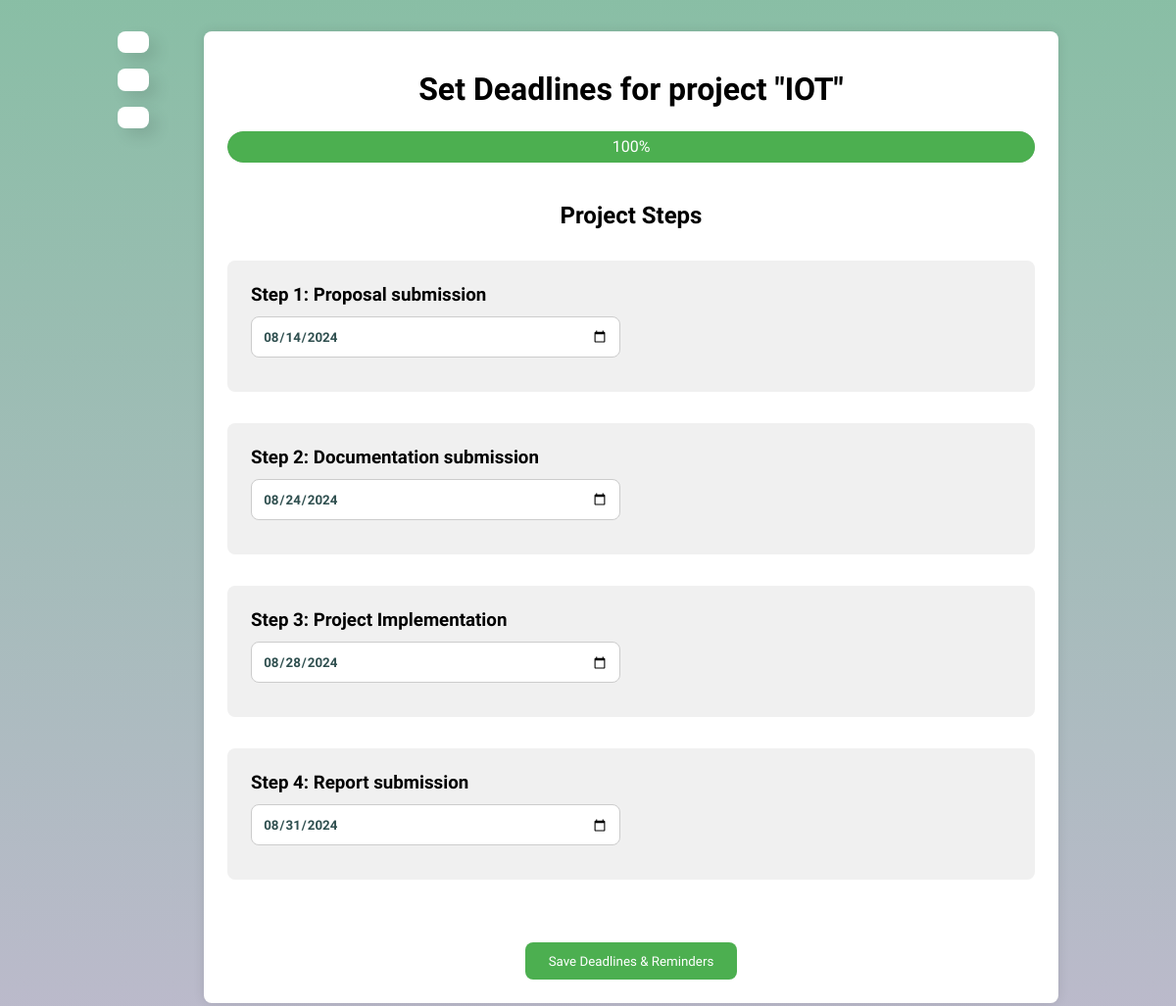
Screenshot of /set-deadlines/7 (signed in) with the database file from the repository.
### core/models.py (models this page shows, shortened)
class Project(models.Model):
    coordinator = models.ForeignKey(CustomUser, on_delete=models.CASCADE)
    project_supervisor = models.ForeignKey(ProjectSupervisor, on_delete=models.SET_NULL, null=True, blank=True)
    title = models.CharField(max_length=256)
    created_at = models.DateTimeField(auto_now=True)
    is_completed = models.BooleanField(default=False)
    proposal_deadline = models.DateTimeField(blank=True, null=True)
    documentation_deadline = models.DateTimeField(blank=True, null=True)
    implementation_deadline = models.DateTimeField(blank=True, null=True)
    report_deadline = models.DateTimeField(blank=True, null=True)
    progress = models.SmallIntegerField(default=0)
    report_file = models.FileField(upload_to='files/reports/', null=True, blank=True)
    documentation_file = models.FileField(upload_to='files/documentation/', null=True, blank=True)
    platform = models.TextField(choices=PLATFORM_CHOICES, null=True, blank=True, default=None)
    categories = models.ManyToManyField(Category, blank=True, related_name='projects')
    upgradable = models.BooleanField(default=False)
    comment = models.TextField(max_length=500, default="", blank=True, null=True)

### core/views.py (the view, shortened to what this page needs)
# urls.py: path('set-deadlines/<str:project_id>', views.set_deadlines, name='set_deadlines'),
@dynamic_login_required
def set_deadlines(request, project_id):
    project = Project.objects.get(pk=project_id)
    context = {'project':project}
    return render(request, 'core/deadlines.html', context)

### core/templates/core/deadlines.html (shortened to what this page needs)
{% extends "base.html" %}
{% load static %}
{% block page_content %}
<main class="container nav-layout">
    {% include "sidebar.html" %}
    <div class="deadlines-container">
        <h1 class="section-title">Set Deadlines for project &quot;{{ project.title }}&quot;</h1>
        <div class="progress-bar-container">
            <div class="progress-bar">
            {% with project.progress as project_progress  %}
                <div class="progress" style="width: {% widthratio project_progress 1 25 %}%;">{% widthratio project_progress 1 25 %}%</div>
            {% endwith %}
            </div>
        </div>
        <form method="post" class="progress-steps" id="deadlines_form">
            <h2 class="small-title">Project Steps</h2>
            <div class="step">
                <h3>Step 1: Proposal submission</h3>
                <input type="date" name="proposal_deadline" value="{{ project.proposal_deadline|date:'Y-m-d' }}">
            </div>
            <div class="step">
                <h3>Step 2: Documentation submission</h3>
                <input type="date" name="documentation_deadline" value="{{ project.documentation_deadline|date:'Y-m-d' }}">
            </div>
            <div class="step">
                <h3>Step 3: Project Implementation</h3>
                <input type="date" name="implementation_deadline" value="{{ project.implementation_deadline|date:'Y-m-d' }}">
            </div>
            <div class="step">
                <h3>Step 4: Report submission</h3>
                <input type="date" name="report_deadline" value="{{ project.report_deadline|date:'Y-m-d' }}">
            </div>
        </form>
        <div class="save-button-container">
            <button type="button" id="set_deadlines_btn">Save Deadlines & Reminders</button>
        </div>
    </div>
</main>
{% endblock page_content %}

### static/styles/main.css (style rules this page uses)
:root { --color-light: #fff; --color-light-variant: #f0f0f0; --color-gray-light: #ccc; --color-gray-dark:darkslategray; --color-gray-dark-transparent:rgba(47, 79, 79, 0.35); --color-green: #4CAF50; --color-green-variant: #45a049; --color-green-transparent: rgba(69, 160, 73, 0.35); --color-dark-transparent: rgba(0,0,0,0.1); --radius-sm: 0.5rem; --radius-md: 1rem; --radius-lg: 2rem; --space-sm: 0.7rem; --space-md: 1.5rem; --space-lg: 2.5rem; --container-width-sm: 92svw; --container-width-md: 86svw; --container-width-lg: 80svw; --transition:all 300ms ease; --animate-delay: 0.8s; }
* { box-sizing: border-box; padding: 0; margin: 0; border: 0; list-style: none; text-decoration: none; transition: var(--transition); font-family:"Nunito Sans", sans-serif; }
body { background-color: var(--color-light-variant); min-height: 100vh; margin: 0; background: linear-gradient(rgba(20, 126, 76, 0.5), rgba(122, 117, 153, 0.5)); position: relative; overflow-x: hidden; }
.container { width: var(--container-width-lg); margin-inline: auto; padding-block: 2rem; }
.section-title { font-size: 2rem; text-align: center; margin-block: 1rem; }
.small-title { font-size: 1.5rem; margin-block: 1rem; }
.nav-layout { display: grid; grid-template-columns: 5rem auto; gap: 0.5rem; }
.deadlines-container { background-color: var(--color-light); padding: var(--space-md); border-radius: var(--radius-sm); box-shadow: 0 0 var(--space-sm) var(--color-dark-transparent); }
.deadlines-container h1 { text-align: center; margin-bottom: var(--space-md); }
.progress-bar-container { margin-block: var(--space-md); }
.progress-bar { width: 100%; background-color: var(--color-gray-light); border-radius: var(--radius-md); overflow: hidden; position: relative; height: 2rem; }
.progress { height: 100%; background-color: var(--color-green); color: var(--color-light); text-align: center; line-height: 2rem; border-radius: var(--radius-md) 0 0 var(--radius-md); transition: width 0.3s ease; }
.progress-steps { margin-bottom: var(--space-lg); }
.progress-steps h2 { margin-bottom: var(--space-md); text-align: center; }
.step { background-color: var(--color-light-variant); padding: var(--space-md); border-radius: var(--radius-sm); margin-bottom: var(--space-md); }
.step h3 { margin-bottom: var(--space-sm); }
.step input[type="date"], .step input[type="time"] { width: calc(50% - var(--space-sm)); margin-right: var(--space-sm); margin-bottom: var(--space-sm); padding: var(--space-sm); border: 1px solid var(--color-gray-light); border-radius: var(--radius-sm); }
.save-button-container { text-align: center; }
.save-button-container button { background-color: var(--color-green); color: var(--color-light); padding: var(--space-sm) var(--space-md); border: none; border-radius: var(--radius-sm); cursor: pointer; }

### rows the page displays
Project: title "IOT", proposal_deadline "08/14/2024", documentation_deadline "08/24/2024", implementation_deadline "08/28/2024", report_deadline "08/31/2024"
